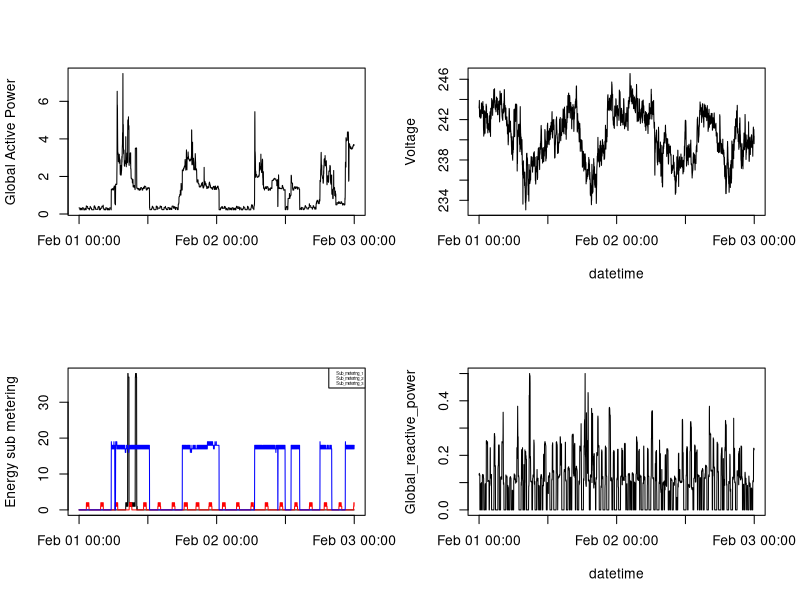

Here is the R script that generated this plot:
#Clean the data and create date-time variable to plot by date
Data = read.csv("CleanPowerData.csv")
Date.Time = paste(Data$Date,Data$Time)
Date.Time = strptime(Date.Time, "%Y-%m-%d %H:%M:%S")
Data = cbind(Data,Date.Time)

par(mfrow = c(2,2))
plot(Data$Date.Time,Data$Global_active_power,type = "l",ylab = "Global Active Power",xlab = "")

plot(Data$Date.Time,Data$Voltage,type = "l",xlab = "datetime",ylab = "Voltage")

plot(Data$Date.Time,Data$Sub_metering_1,type = "l", xlab = "", ylab = "Energy sub metering")
lines(Data$Date.Time,Data$Sub_metering_2, col ="red")
lines(Data$Date.Time,Data$Sub_metering_3, col ="blue")
legend("topright",c("Sub_metering_1","Sub_metering_2","Sub_metering_3"),col = c("black","red","blue"),cex=.3)

plot(Data$Date.Time,Data$Global_reactive_power,xlab = "datetime",ylab = "Global_reactive_power",type = "l")

dev.copy(png,"plot4.png")
dev.off()
